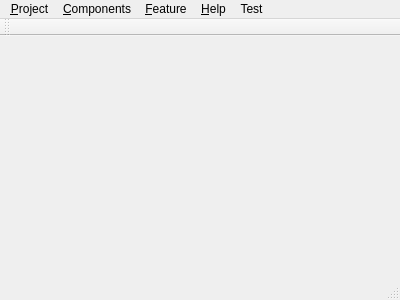
<?xml version="1.0" encoding="UTF-8"?>
<ui version="4.0">
 <class>MainWindow</class>
 <widget class="QMainWindow" name="MainWindow">
  <property name="geometry">
   <rect>
    <x>0</x>
    <y>0</y>
    <width>400</width>
    <height>300</height>
   </rect>
  </property>
  <property name="windowTitle">
   <string>Sensitivity and Tolerance</string>
  </property>
  <widget class="QWidget" name="centralWidget">
   <property name="locale">
    <locale language="English" country="UnitedStates"/>
   </property>
  </widget>
  <widget class="QMenuBar" name="menuBar">
   <property name="geometry">
    <rect>
     <x>0</x>
     <y>0</y>
     <width>400</width>
     <height>20</height>
    </rect>
   </property>
   <widget class="QMenu" name="menuProject">
    <property name="title">
     <string>&amp;Project</string>
    </property>
    <addaction name="actionNew"/>
    <addaction name="actionOpen"/>
    <addaction name="actionSave"/>
    <addaction name="actionSaveAs"/>
    <addaction name="actionSave_copy_as"/>
    <addaction name="separator"/>
    <addaction name="actionQuit"/>
   </widget>
   <widget class="QMenu" name="menu_Help">
    <property name="title">
     <string>&amp;Help</string>
    </property>
    <addaction name="action_About"/>
   </widget>
   <widget class="QMenu" name="menu_Components">
    <property name="title">
     <string>&amp;Components</string>
    </property>
    <addaction name="action_Add_Component"/>
    <addaction name="action_Show_Component"/>
    <addaction name="separator"/>
    <addaction name="action_Delete_Component"/>
   </widget>
   <widget class="QMenu" name="menuTest">
    <property name="title">
     <string>Test</string>
    </property>
    <addaction name="actionGOrth"/>
   </widget>
   <widget class="QMenu" name="menu_Feature">
    <property name="title">
     <string>&amp;Feature</string>
    </property>
    <addaction name="action_Add_Feature"/>
    <addaction name="action_Show_Feature"/>
    <addaction name="separator"/>
    <addaction name="action_Delete_Feature"/>
   </widget>
   <addaction name="menuProject"/>
   <addaction name="menu_Components"/>
   <addaction name="menu_Feature"/>
   <addaction name="menu_Help"/>
   <addaction name="menuTest"/>
  </widget>
  <widget class="QToolBar" name="mainToolBar">
   <attribute name="toolBarArea">
    <enum>TopToolBarArea</enum>
   </attribute>
   <attribute name="toolBarBreak">
    <bool>false</bool>
   </attribute>
  </widget>
  <widget class="QStatusBar" name="statusBar"/>
  <action name="actionNew">
   <property name="text">
    <string>&amp;New</string>
   </property>
   <property name="toolTip">
    <string>Creat new project</string>
   </property>
   <property name="shortcut">
    <string>Ctrl+N</string>
   </property>
  </action>
  <action name="actionOpen">
   <property name="text">
    <string>&amp;Open...</string>
   </property>
   <property name="toolTip">
    <string>Open an existing project</string>
   </property>
   <property name="shortcut">
    <string>Ctrl+O</string>
   </property>
  </action>
  <action name="actionQuit">
   <property name="text">
    <string>E&amp;xit</string>
   </property>
  </action>
  <action name="actionSave">
   <property name="text">
    <string>&amp;Save</string>
   </property>
   <property name="shortcut">
    <string>Ctrl+S</string>
   </property>
  </action>
  <action name="actionSaveAs">
   <property name="text">
    <string>Save as...</string>
   </property>
   <property name="toolTip">
    <string>Save in a new location</string>
   </property>
  </action>
  <action name="action_About">
   <property name="text">
    <string>&amp;About</string>
   </property>
  </action>
  <action name="actionSave_copy_as">
   <property name="text">
    <string>Save copy as...</string>
   </property>
   <property name="toolTip">
    <string>Save a copy of current project</string>
   </property>
  </action>
  <action name="action_Add_Component">
   <property name="text">
    <string>&amp;Add</string>
   </property>
   <property name="toolTip">
    <string>Add a component</string>
   </property>
  </action>
  <action name="action_Show_Component">
   <property name="text">
    <string>&amp;Show</string>
   </property>
   <property name="toolTip">
    <string>Show or modify the current component</string>
   </property>
  </action>
  <action name="action_Delete_Component">
   <property name="text">
    <string>&amp;Delete</string>
   </property>
   <property name="toolTip">
    <string>Delete the current component</string>
   </property>
  </action>
  <action name="actionGOrth">
   <property name="text">
    <string>GOrth</string>
   </property>
  </action>
  <action name="action_Add_Feature">
   <property name="text">
    <string>&amp;Add</string>
   </property>
   <property name="toolTip">
    <string>Add a new feature</string>
   </property>
  </action>
  <action name="action_Show_Feature">
   <property name="text">
    <string>&amp;Show</string>
   </property>
   <property name="toolTip">
    <string>Show or modify the current feature</string>
   </property>
  </action>
  <action name="action_Delete_Feature">
   <property name="text">
    <string>&amp;Delete</string>
   </property>
   <property name="toolTip">
    <string>Delete the current feature</string>
   </property>
  </action>
 </widget>
 <layoutdefault spacing="6" margin="11"/>
 <resources/>
 <connections/>
</ui>
